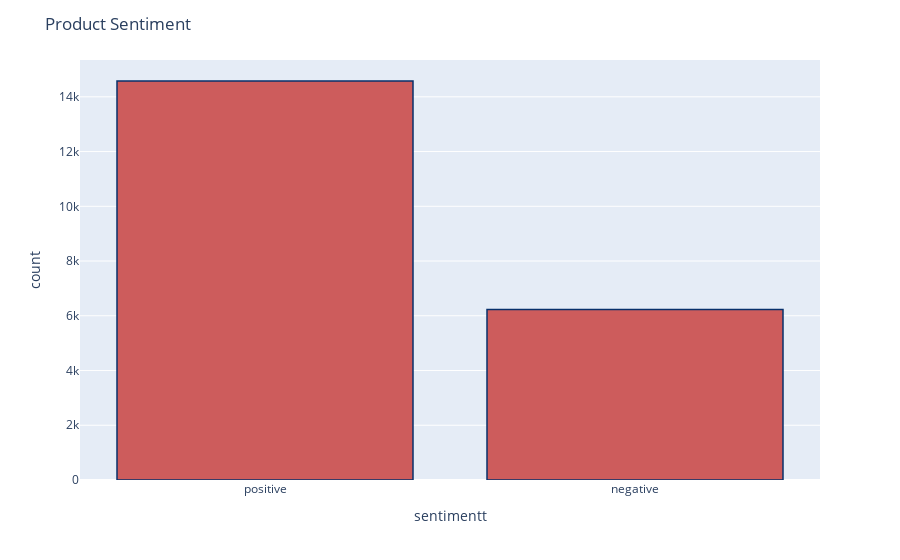

The code cell stored with this chart in its notebook:
### Code cell
df['sentimentt'] = df['sentiment'].replace({-1 : 'negative'})
df['sentimentt'] = df['sentimentt'].replace({1 : 'positive'})
fig = px.histogram(df, x="sentimentt")
fig.update_traces(marker_color="indianred",marker_line_color='rgb(8,48,107)',
                  marker_line_width=1.5)
fig.update_layout(title_text='Product Sentiment')
fig.show()

### Figure 1 — Plotly figure (JSON) as saved in the notebook; plotly's stock layout.template omitted (floating-point values rounded to 4 significant figures; data arrays with more than 128 entries replaced by an {"elided": "..."} marker saying what was removed)
{"data": [{"alignmentgroup": "True", "bingroup": "x", "hovertemplate": "sentimentt=%{x}<br>count=%{y}<extra></extra>", "legendgroup": "", "marker": {"color": "indianred", "line": {"color": "rgb(8,48,107)", "width": 1.5}, "pattern": {"shape": ""}}, "name": "", "offsetgroup": "", "orientation": "v", "showlegend": false, "type": "histogram", "x": {"elided": "20809 str values"}, "xaxis": "x", "yaxis": "y"}], "layout": {"barmode": "relative", "legend": {"tracegroupgap": 0}, "margin": {"t": 60}, "title": {"text": "Product Sentiment"}, "xaxis": {"anchor": "y", "domain": [0, 1], "title": {"text": "sentimentt"}}, "yaxis": {"anchor": "x", "domain": [0, 1], "title": {"text": "count"}}}}
